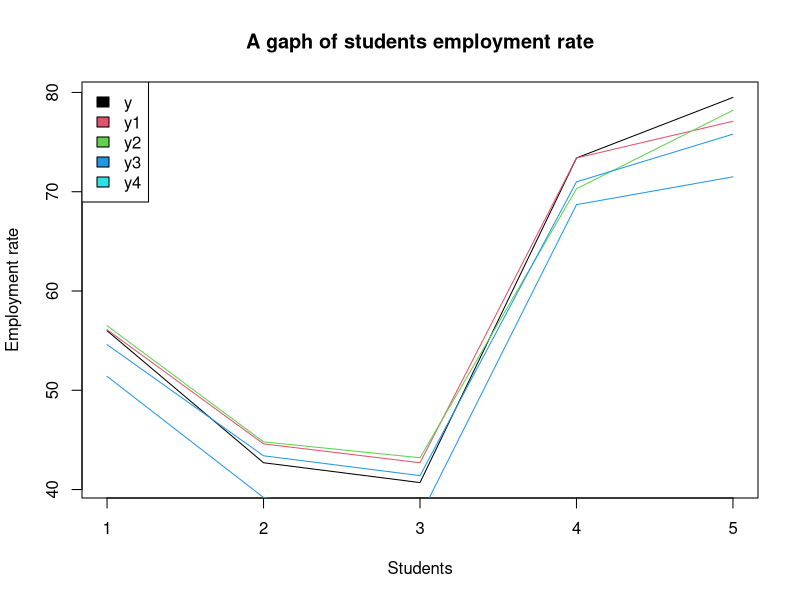

This figure's R source:
## ---- chunk 1
knitr::opts_chunk$set(echo =FALSE )
install.packages("knitr")
library(knitr)
## ---- chunk 2
students<-c("students and non-students","Students","Full-time students","Part-time students","Non-students")
October<-c("9.6","9.3","9.3","9.5","9.9")
November<-c("9.7","8.3","8","10.2","11.1")
December<-c("8.9","7.2","7","8.7","10.7")
January<-c("13.7","12.5","12.6","12.4","14.7")
February<-c("10.8","8.6","8.5","9.9","13")
students<-data.frame(students,October,November,December,January,February)
students
knitr::kable(students,"pipe",align = c("l","c","c","c","c"))
## ---- chunk 3
students<-c("students and non-students","Students","Full-time students","Part-time students","Non-students")
October<-c("56","42.7","40.7","73.4","79.5")
November<-c("56.1","44.6","42.7","73.4","77.1")
December<-c("56.5","44.8","43.2","70.3","78.2")
January<-c("51.4","39.2","37.3","68.7","71.5")
February<-c("54.6","43.4","41.4","71","75.8")
students<-data.frame(students,October,November,December,January,February)
students
knitr::kable(students,"pipe",align = c("l","c","c","c","c"))
## ---- chunk 4
summary(students)

## ---- chunk 5
summary(students)
summary(December)
## ---- chunk 6
x<-c("1","2","3","4","5")
y<-c("56","42.7","40.7","73.4","79.5")
y1<-c("56.1","44.6","42.7","73.4","77.1")
y2<-c("56.5","44.8","43.2","70.3","78.2")
y3<-c("51.4","39.2","37.3","68.7","71.5")
y4<-c("54.6","43.4","41.4","71","75.8")
plot(x,y,type="l",main = "A gaph of students employment rate",xlab = "Students",ylab = "Employment rate")
lines(x,y1,type = "l",col="2")
lines(x,y2,type = "l",col="3")
lines(x,y3,type = "l",col="4")
lines(x,y4,type = "l",col="4")
legend("topleft",c("y","y1","y2","y3","y4"),fill=c("1","2","3","4","5"))


